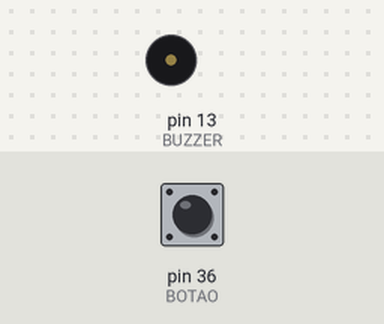
The sketch below on a simulated Arduino Mega 2560, built with avr-gcc and run on an emulated ATmega2560. On the bench: buzzer (waves = sounding, pin HIGH). The inputs (shaded band) are chosen by the test bench; at power-on: pin 36 (BOTAO) LOW.

Above: at 1.2 s.
1.3 s: pin 36 (BOTAO) pulled HIGH for 0.15 s
At 1.37 s:
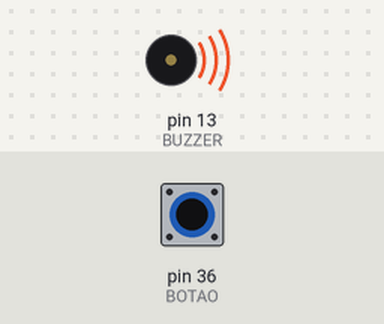
2.9 s: pin 36 (BOTAO) pulled HIGH for 3.2 s
At 6.4 s:
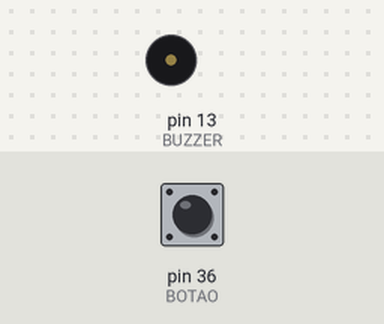
Timing chart, 0 to 7.9 s (numbered marks = the images above; inputs shaded):
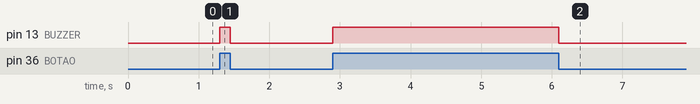

Measured:
- after the input at 1.3 s, pin 13 (BUZZER): LOW → HIGH at once, → LOW 0.15 s later
- after the input at 2.9 s, pin 13 (BUZZER): LOW → HIGH at once, → LOW 3.2 s later

The sketch:

11_buzzer_com_botao.ino
```cpp
#define BOTAO 36
#define BUZZER 13

void setup() {
  pinMode(BOTAO, INPUT);
  pinMode(BUZZER, OUTPUT);
}

void loop() {
  int estadoBotao = digitalRead(BOTAO);

  if (estadoBotao == HIGH) {
    digitalWrite(BUZZER, HIGH); // liga o buzzer
  } else {
    digitalWrite(BUZZER, LOW);  // desliga o buzzer
  }
}
```
